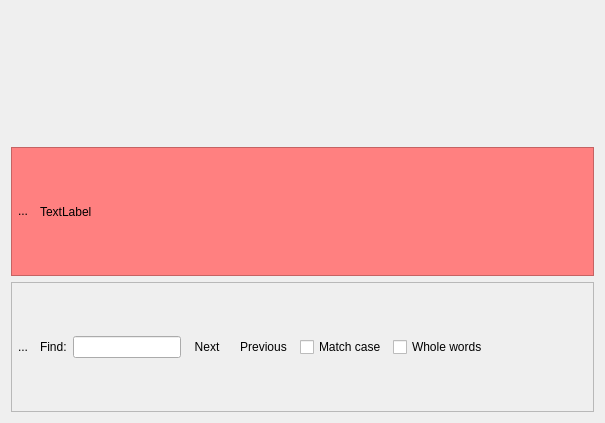
<?xml version="1.0" encoding="UTF-8"?>
<ui version="4.0">
 <class>Form</class>
 <widget class="QWidget" name="Form">
  <property name="geometry">
   <rect>
    <x>0</x>
    <y>0</y>
    <width>605</width>
    <height>423</height>
   </rect>
  </property>
  <property name="windowTitle">
   <string>Form</string>
  </property>
  <layout class="QVBoxLayout" name="verticalLayout">
   <item>
    <widget class="QsciScintilla" name="textEdit">
     <property name="toolTip">
      <string/>
     </property>
     <property name="whatsThis">
      <string/>
     </property>
    </widget>
   </item>
   <item>
    <widget class="QFrame" name="errorDisplay">
     <property name="autoFillBackground">
      <bool>false</bool>
     </property>
     <property name="styleSheet">
      <string notr="true">QWidget {background: #ff8080; }</string>
     </property>
     <property name="frameShape">
      <enum>QFrame::StyledPanel</enum>
     </property>
     <property name="frameShadow">
      <enum>QFrame::Raised</enum>
     </property>
     <layout class="QHBoxLayout" name="horizontalLayout_5">
      <property name="spacing">
       <number>6</number>
      </property>
      <property name="margin">
       <number>0</number>
      </property>
      <item>
       <widget class="QToolButton" name="closeErrorButton">
        <property name="minimumSize">
         <size>
          <width>22</width>
          <height>22</height>
         </size>
        </property>
        <property name="maximumSize">
         <size>
          <width>22</width>
          <height>22</height>
         </size>
        </property>
        <property name="text">
         <string>...</string>
        </property>
        <property name="icon">
         <iconset resource="Experiment.qrc">
          <normaloff>:/openicon/icons/edit-delete-6.png</normaloff>:/openicon/icons/edit-delete-6.png</iconset>
        </property>
        <property name="iconSize">
         <size>
          <width>22</width>
          <height>22</height>
         </size>
        </property>
        <property name="autoRaise">
         <bool>true</bool>
        </property>
       </widget>
      </item>
      <item>
       <widget class="QLabel" name="errorLabel">
        <property name="text">
         <string>TextLabel</string>
        </property>
       </widget>
      </item>
      <item>
       <spacer name="horizontalSpacer_4">
        <property name="orientation">
         <enum>Qt::Horizontal</enum>
        </property>
        <property name="sizeHint" stdset="0">
         <size>
          <width>31</width>
          <height>19</height>
         </size>
        </property>
       </spacer>
      </item>
     </layout>
     <zorder>closeErrorButton</zorder>
     <zorder>errorLabel</zorder>
     <zorder>findWidgetFrame</zorder>
    </widget>
   </item>
   <item>
    <widget class="QFrame" name="findWidgetFrame">
     <property name="frameShape">
      <enum>QFrame::StyledPanel</enum>
     </property>
     <property name="frameShadow">
      <enum>QFrame::Raised</enum>
     </property>
     <layout class="QHBoxLayout" name="horizontalLayout_4">
      <property name="spacing">
       <number>6</number>
      </property>
      <property name="margin">
       <number>0</number>
      </property>
      <item>
       <widget class="QToolButton" name="findCloseButton">
        <property name="minimumSize">
         <size>
          <width>22</width>
          <height>22</height>
         </size>
        </property>
        <property name="maximumSize">
         <size>
          <width>22</width>
          <height>22</height>
         </size>
        </property>
        <property name="text">
         <string>...</string>
        </property>
        <property name="icon">
         <iconset resource="Experiment.qrc">
          <normaloff>:/openicon/icons/window-close.png</normaloff>:/openicon/icons/window-close.png</iconset>
        </property>
        <property name="iconSize">
         <size>
          <width>22</width>
          <height>22</height>
         </size>
        </property>
        <property name="autoRaise">
         <bool>true</bool>
        </property>
       </widget>
      </item>
      <item>
       <widget class="QLabel" name="label">
        <property name="text">
         <string>Find:</string>
        </property>
       </widget>
      </item>
      <item>
       <widget class="QLineEdit" name="findLineEdit"/>
      </item>
      <item>
       <widget class="QToolButton" name="findNextButton">
        <property name="minimumSize">
         <size>
          <width>0</width>
          <height>22</height>
         </size>
        </property>
        <property name="text">
         <string>Next</string>
        </property>
        <property name="icon">
         <iconset resource="Experiment.qrc">
          <normaloff>:/openicon/icons/go-down-7.png</normaloff>:/openicon/icons/go-down-7.png</iconset>
        </property>
        <property name="toolButtonStyle">
         <enum>Qt::ToolButtonTextBesideIcon</enum>
        </property>
        <property name="autoRaise">
         <bool>true</bool>
        </property>
       </widget>
      </item>
      <item>
       <widget class="QToolButton" name="findPreviousButton">
        <property name="minimumSize">
         <size>
          <width>0</width>
          <height>22</height>
         </size>
        </property>
        <property name="text">
         <string>Previous</string>
        </property>
        <property name="icon">
         <iconset resource="Experiment.qrc">
          <normaloff>:/openicon/icons/go-up-7.png</normaloff>:/openicon/icons/go-up-7.png</iconset>
        </property>
        <property name="toolButtonStyle">
         <enum>Qt::ToolButtonTextBesideIcon</enum>
        </property>
        <property name="autoRaise">
         <bool>true</bool>
        </property>
       </widget>
      </item>
      <item>
       <widget class="QCheckBox" name="findMatchCaseCheckBox">
        <property name="text">
         <string>Match case</string>
        </property>
       </widget>
      </item>
      <item>
       <widget class="QCheckBox" name="findWholeWordsCheckBox">
        <property name="text">
         <string>Whole words</string>
        </property>
       </widget>
      </item>
      <item>
       <spacer name="horizontalSpacer_3">
        <property name="orientation">
         <enum>Qt::Horizontal</enum>
        </property>
        <property name="sizeHint" stdset="0">
         <size>
          <width>31</width>
          <height>19</height>
         </size>
        </property>
       </spacer>
      </item>
     </layout>
    </widget>
   </item>
  </layout>
  <action name="actionFind">
   <property name="text">
    <string>find</string>
   </property>
   <property name="shortcut">
    <string>Ctrl+F</string>
   </property>
  </action>
 </widget>
 <customwidgets>
  <customwidget>
   <class>QsciScintilla</class>
   <extends>QFrame</extends>
   <header>Qsci/qsciscintilla.h</header>
  </customwidget>
 </customwidgets>
 <resources>
  <include location="Experiment.qrc"/>
 </resources>
 <connections>
  <connection>
   <sender>actionFind</sender>
   <signal>triggered()</signal>
   <receiver>findWidgetFrame</receiver>
   <slot>show()</slot>
   <hints>
    <hint type="sourcelabel">
     <x>-1</x>
     <y>-1</y>
    </hint>
    <hint type="destinationlabel">
     <x>428</x>
     <y>287</y>
    </hint>
   </hints>
  </connection>
 </connections>
</ui>
